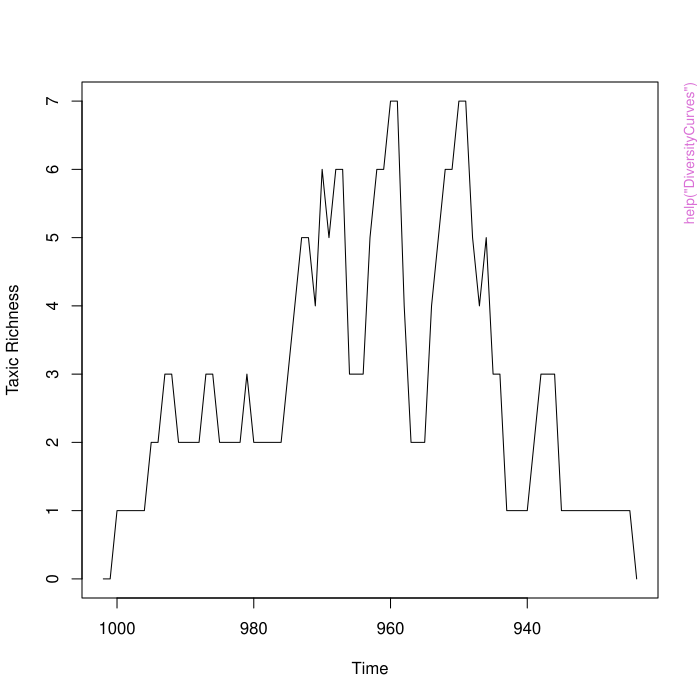

This chart was generated by the following R code:
pkgname <- "paleotree"
source(file.path(R.home("share"), "R", "examples-header.R"))
options(warn = 1)
options(pager = "console")
library('paleotree')

assign(".oldSearch", search(), pos = 'CheckExEnv')
assign(".ExTimings", "paleotree-Ex.timings", pos = 'CheckExEnv')
cat("name\tuser\tsystem\telapsed\n", file=get(".ExTimings", pos = 'CheckExEnv'))
assign(".format_ptime",
function(x) {
  if(!is.na(x[4L])) x[1L] <- x[1L] + x[4L]
  if(!is.na(x[5L])) x[2L] <- x[2L] + x[5L]
  format(x[1L:3L])
},
pos = 'CheckExEnv')

cleanEx()
nameEx("ConvSampEst")
### * ConvSampEst

flush(stderr()); flush(stdout())

assign(".ptime", proc.time(), pos = "CheckExEnv")
### Name: ConvSampEst
### Title: Converting Sampling Estimates
### Aliases: sProb2sRate sRate2sProb pqsRate2sProb qsProb2Comp qsRate2Comp
###   probAnc
### Keywords: univar

### ** Examples

sRate2sProb(r=0.5)
sProb2sRate(R=0.1)
pqsRate2sProb(r=0.5,p=0.1,q=0.1)
qsProb2Comp(R=0.1,q=0.1)
qsRate2Comp(r=0.1,q=0.1)
probAnc(p=0.1,q=0.1,R=0.5)




assign(".dptime", (proc.time() - get(".ptime", pos = "CheckExEnv")), pos = "CheckExEnv")
cat("ConvSampEst", get(".format_ptime", pos = 'CheckExEnv')(get(".dptime", pos = "CheckExEnv")), "\n", file=get(".ExTimings", pos = 'CheckExEnv'), append=TRUE, sep="\t")
cleanEx()
nameEx("DiversityCurves")
### * DiversityCurves

flush(stderr()); flush(stdout())

assign(".ptime", proc.time(), pos = "CheckExEnv")
### Name: DiversityCurves
### Title: Diversity Curves
### Aliases: taxicDivCont taxicDivDisc phyloDiv
### Keywords: datagen

### ** Examples

set.seed(444)
taxa<-simFossilTaxa(p=0.1,q=0.1,nruns=1,mintaxa=20,maxtaxa=30,maxtime=1000,nExtant=0)
#let's see what the 'true' diversity curve looks like in this case
#plot the FADs and LADs with taxicDivCont()
taxicDivCont(taxa[,3:4])
#simulate a fossil record with imperfect sampling with sampleRanges()
rangesCont<-sampleRanges(taxa,r=0.5)
#plot the diversity curve based on the sampled ranges
layout(matrix(1:2,,2))
taxicDivCont(rangesCont)
#Now let's use binTimeData() to bin in intervals of 1 time unit
rangesDisc<-binTimeData(rangesCont,int.length=1)
#plot with taxicDivDisc()
taxicDivDisc(rangesDisc)
#compare to the continuous time diversity curve
#Now let's make a tree using taxa2phylo()
tree<-taxa2phylo(taxa,obs_time=rangesCont[,2])
phyloDiv(tree)

#a simple example with phyloDiv
set.seed(444)
tree<-rtree(100)
phyloDiv(tree)

#a neat example of using phyDiv with timeSliceTree to simulate doing molecular-phylogeny studies of diverification... in the past
set.seed(444)
taxa<-simFossilTaxa(p=0.1,q=0.1,nruns=1,mintaxa=20,maxtaxa=30,maxtime=1000,nExtant=0)
taxicDivCont(taxa[,3:4])
#that's the whole diversity curve
#with timeSliceTree we could look at the lineage accumulation curve we'd get of species sampled at a point in time
tree<-taxa2phylo(taxa)
#use timeSliceTree to make tree of relationships up until time=950 
tree950<-timeSliceTree(tree,sliceTime=950,plot=TRUE,drop.extinct=FALSE)
#use drop.extinct=T to only get the tree of lineages extant at time=950
tree950<-timeSliceTree(tree,sliceTime=950,plot=TRUE,drop.extinct=TRUE)
#now its an ultrametric tree with many fewer tips...
#lets plot the lineage accumulation plot on a log scale
phyloDiv(tree950,plotLogRich=TRUE)




assign(".dptime", (proc.time() - get(".ptime", pos = "CheckExEnv")), pos = "CheckExEnv")
cat("DiversityCurves", get(".format_ptime", pos = 'CheckExEnv')(get(".dptime", pos = "CheckExEnv")), "\n", file=get(".ExTimings", pos = 'CheckExEnv'), append=TRUE, sep="\t")
cleanEx()
nameEx("binTimeData")
### * binTimeData

flush(stderr()); flush(stdout())

assign(".ptime", proc.time(), pos = "CheckExEnv")
### Name: binTimeData
### Title: Bin Temporal Ranges in Discrete Intervals
### Aliases: binTimeData
### Keywords: datagen

### ** Examples

#Simulate some fossil ranges with simFossilTaxa()
set.seed(444)
taxa<-simFossilTaxa(p=0.1,q=0.1,nruns=1,mintaxa=20,maxtaxa=30,maxtime=1000,nExtant=0)
#simulate a fossil record with imperfect sampling with sampleRanges()
rangesCont<-sampleRanges(taxa,r=0.5)
#Now let's use binTimeData() to bin in intervals of 1 time unit
rangesDisc<-binTimeData(rangesCont,int.length=1)
#plot with taxicDivDisc()
taxicDivDisc(rangesDisc)




assign(".dptime", (proc.time() - get(".ptime", pos = "CheckExEnv")), pos = "CheckExEnv")
cat("binTimeData", get(".format_ptime", pos = 'CheckExEnv')(get(".dptime", pos = "CheckExEnv")), "\n", file=get(".ExTimings", pos = 'CheckExEnv'), append=TRUE, sep="\t")
cleanEx()
nameEx("degradeTree")
### * degradeTree

flush(stderr()); flush(stdout())

assign(".ptime", proc.time(), pos = "CheckExEnv")
### Name: degradeTree
### Title: Randomly collapse nodes on a phylogeny
### Aliases: degradeTree
### Keywords: datagen

### ** Examples

set.seed(444)
tree<-rtree(100)
tree1<-degradeTree(tree,0.5)
layout(matrix(1:2,,2))
plot(tree,show.tip.label=FALSE,use.edge.length=FALSE)
plot(tree1,show.tip.label=FALSE,use.edge.length=FALSE)




assign(".dptime", (proc.time() - get(".ptime", pos = "CheckExEnv")), pos = "CheckExEnv")
cat("degradeTree", get(".format_ptime", pos = 'CheckExEnv')(get(".dptime", pos = "CheckExEnv")), "\n", file=get(".ExTimings", pos = 'CheckExEnv'), append=TRUE, sep="\t")
cleanEx()
nameEx("depthRainbow")
### * depthRainbow

flush(stderr()); flush(stdout())

assign(".ptime", proc.time(), pos = "CheckExEnv")
### Name: depthRainbow
### Title: Paint Tree Depth by Color
### Aliases: depthRainbow
### Keywords: hplot

### ** Examples

set.seed(444)
tree<-rtree(1000)
depthRainbow(tree)




assign(".dptime", (proc.time() - get(".ptime", pos = "CheckExEnv")), pos = "CheckExEnv")
cat("depthRainbow", get(".format_ptime", pos = 'CheckExEnv')(get(".dptime", pos = "CheckExEnv")), "\n", file=get(".ExTimings", pos = 'CheckExEnv'), append=TRUE, sep="\t")
cleanEx()
nameEx("dropZLB")
### * dropZLB

flush(stderr()); flush(stdout())

assign(".ptime", proc.time(), pos = "CheckExEnv")
### Name: dropZLB
### Title: Drop Terminal Zero-Length Branches
### Aliases: dropZLB
### Keywords: datagen

### ** Examples

##Simulate some fossil ranges with simFossilTaxa()
set.seed(444)
taxa<-simFossilTaxa(p=0.1,q=0.1,nruns=1,mintaxa=20,maxtaxa=30,maxtime=1000,nExtant=0)
#simulate a fossil record with imperfect sampling with sampleRanges()
rangesCont<-sampleRanges(taxa,r=0.5)
#Now let's make a tree using taxa2phylo()
tree<-taxa2phylo(taxa,obs_time=rangesCont[,2])
layout(matrix(1:2,,2))
plot(ladderize(tree))
plot(ladderize(dropZLB(tree)))
#compare the two trees




assign(".dptime", (proc.time() - get(".ptime", pos = "CheckExEnv")), pos = "CheckExEnv")
cat("dropZLB", get(".format_ptime", pos = 'CheckExEnv')(get(".dptime", pos = "CheckExEnv")), "\n", file=get(".ExTimings", pos = 'CheckExEnv'), append=TRUE, sep="\t")
cleanEx()
nameEx("expandTaxonTree")
### * expandTaxonTree

flush(stderr()); flush(stdout())

assign(".ptime", proc.time(), pos = "CheckExEnv")
### Name: expandTaxonTree
### Title: Extrapolating Lower Taxon Phylogenies from Higher Taxon Trees
### Aliases: expandTaxonTree
### Keywords: datagen

### ** Examples

set.seed(444)
#lets make our hypothetical simulated tree of higher taxa
taxtr<-rtree(10)
taxd<-sample(taxtr$tip.label,30,replace=TRUE)	#taxa to place within higher taxa
names(taxd)<-paste(taxd,"_x",1:30,sep="")
coll<-sample(taxtr$tip.label,3)	#what to collapse?
expandTaxonTree(taxonTree=taxtr,taxaData=taxd,collapse=coll,plot=TRUE)




assign(".dptime", (proc.time() - get(".ptime", pos = "CheckExEnv")), pos = "CheckExEnv")
cat("expandTaxonTree", get(".format_ptime", pos = 'CheckExEnv')(get(".dptime", pos = "CheckExEnv")), "\n", file=get(".ExTimings", pos = 'CheckExEnv'), append=TRUE, sep="\t")
cleanEx()
nameEx("getSampProbDisc")
### * getSampProbDisc

flush(stderr()); flush(stdout())

assign(".ptime", proc.time(), pos = "CheckExEnv")
### Name: getSampProbDisc
### Title: Fit Models of Sampling Probability to Discrete-Interval Taxon
###   Ranges
### Aliases: getSampProbDisc
### Keywords: datagen

### ** Examples

#Simulate some fossil ranges with simFossilTaxa()
set.seed(444)
taxa<-simFossilTaxa(p=0.1,q=0.1,nruns=1,mintaxa=20,maxtaxa=30,maxtime=1000,nExtant=0)
#simulate a fossil record with imperfect sampling with sampleRanges()
rangesCont<-sampleRanges(taxa,r=0.5)
#Now let's use binTimeData() to bin in intervals of 1 time unit
rangesDisc<-binTimeData(rangesCont,int.length=1)
#now, get an estimate of the sampling rate (we set it to 0.5 above)
#we can do something very similar for the discrete time data (can be a bit slow)
SPres1<-getSampProbDisc(rangesDisc)
sProb<-SPres1[[2]][2]
print(sProb)
#note that that's the sampling PROBABILITY per bin, not the instantaneous rate of change
#we want the rate for srcTimePaleoPhy()
#we can use sProb2sRate() to get the rate. We'll need to also tell it the int.length
sRate<-sProb2sRate(sProb,int.length=1)
print(sRate)
#estimates that r=0.3... kind of low... (simulated sampling rate is 0.5)
## Not run: 
##D #Note: for real data, you may need to use an average int.length (no constant length)
##D #this data was simulated under homogenous sampling rates, extinction rates
##D #if we fit a model with random groups and allow for multiple timebins, AIC should be higher (less informative models)
##D randomgroup<-sample(1:2,nrow(rangesDisc[[2]]),replace=TRUE)
##D SPres2<-getSampProbDisc(rangesDisc,grp1=randomgroup)
##D SPres3<-getSampProbDisc(rangesDisc,n_tbins=2)
##D print(c(SPres1$AICc,SPres2$AICc,SPres3$AICc))
##D #and we can see the most simple model has the lowest AICc (most informative model)
## End(Not run)




assign(".dptime", (proc.time() - get(".ptime", pos = "CheckExEnv")), pos = "CheckExEnv")
cat("getSampProbDisc", get(".format_ptime", pos = 'CheckExEnv')(get(".dptime", pos = "CheckExEnv")), "\n", file=get(".ExTimings", pos = 'CheckExEnv'), append=TRUE, sep="\t")
cleanEx()
nameEx("getSampRateCont")
### * getSampRateCont

flush(stderr()); flush(stdout())

assign(".ptime", proc.time(), pos = "CheckExEnv")
### Name: getSampRateCont
### Title: Fit Models of Sampling Rates to Continuous-Time Taxon Ranges
### Aliases: getSampRateCont
### Keywords: datagen

### ** Examples

##Simulate some fossil ranges with simFossilTaxa()
set.seed(444)
taxa<-simFossilTaxa(p=0.1,q=0.1,nruns=1,mintaxa=20,maxtaxa=30,maxtime=1000,nExtant=0)
#simulate a fossil record with imperfect sampling with sampleRanges()
rangesCont<-sampleRanges(taxa,r=0.5)
#now, get an estimate of the sampling rate (we set it to 0.5 above)
(SRres1<-getSampRateCont(rangesCont))
#that's all the results...
sRate<-SRres1$pars[2]
print(sRate)	#estimates that sRate=~0.4 (not too bad...)
#this data was simulated under homogenous sampling rates, extinction rates
#if we fit a model with random groups and allow for multiple timebins, AIC should be higher (less informative)
randomgroup<-sample(1:2,nrow(rangesCont),replace=TRUE)
SRres2<-getSampRateCont(rangesCont,grp1=randomgroup)
SRres3<-getSampRateCont(rangesCont,n_tbins=2)
SRres4<-getSampRateCont(rangesCont,n_tbins=3,grp1=randomgroup)
print(c(SRres1$AICc,SRres2$AICc,SRres3$AICc,SRres4$AICc))
#and we can see the most simple model has the lowest AICc (most informative model)




assign(".dptime", (proc.time() - get(".ptime", pos = "CheckExEnv")), pos = "CheckExEnv")
cat("getSampRateCont", get(".format_ptime", pos = 'CheckExEnv')(get(".dptime", pos = "CheckExEnv")), "\n", file=get(".ExTimings", pos = 'CheckExEnv'), append=TRUE, sep="\t")
cleanEx()
nameEx("multiDiv")
### * multiDiv

flush(stderr()); flush(stdout())

assign(".ptime", proc.time(), pos = "CheckExEnv")
### Name: multiDiv
### Title: Calculating Diversity Curves Across Multiple Datasets
### Aliases: multiDiv plotMultiDiv
### Keywords: datagen

### ** Examples

set.seed(444)
taxa<-simFossilTaxa(p=0.1,q=0.1,nruns=1,mintaxa=20,maxtaxa=30,maxtime=1000,nExtant=0)
rangesCont<-sampleRanges(taxa,r=0.5)
rangesDisc<-binTimeData(rangesCont,int.length=1)
cladogram<-taxa2cladogram(taxa,plot=TRUE)
#using multiDiv with very different data types
ttree<-timePaleoPhy(cladogram,rangesCont,type="basic",add.term=TRUE,plot=FALSE)
multiDiv(list(rangesCont,rangesDisc,ttree),plot=TRUE,output=FALSE)
#using multiDiv with samples of trees
ttrees<-timePaleoPhy(cladogram,rangesCont,type="basic",ntrees=10,add.term=TRUE,plot=FALSE)
multiDiv(ttrees)




assign(".dptime", (proc.time() - get(".ptime", pos = "CheckExEnv")), pos = "CheckExEnv")
cat("multiDiv", get(".format_ptime", pos = 'CheckExEnv')(get(".dptime", pos = "CheckExEnv")), "\n", file=get(".ExTimings", pos = 'CheckExEnv'), append=TRUE, sep="\t")
cleanEx()
nameEx("paleotree-package")
### * paleotree-package

flush(stderr()); flush(stdout())

assign(".ptime", proc.time(), pos = "CheckExEnv")
### Name: paleotree-package
### Title: paleotree: Analyses for Paleontological Phylogenies
### Aliases: paleotree-package paleotree
### Keywords: datagen

### ** Examples

##Simulate some fossil ranges with simFossilTaxa()
##Simulate some fossil ranges with simFossilTaxa()
set.seed(444)
taxa<-simFossilTaxa(p=0.1,q=0.1,nruns=1,mintaxa=20,maxtaxa=30,maxtime=1000,nExtant=0)
#let's see what the 'true' diversity curve looks like in this case
#plot the FADs and LADs with taxicDivCont()
taxicDivCont(taxa[,3:4])

#simulate a fossil record with imperfect sampling with sampleRanges()
rangesCont<-sampleRanges(taxa,r=0.5)
#plot the diversity curve based on the sampled ranges
layout(matrix(1:2,,2))
taxicDivCont(rangesCont)

#Now let's use binTimeData() to bin in intervals of 1 time unit
rangesDisc<-binTimeData(rangesCont,int.length=1)
#plot with taxicDivDisc()
taxicDivDisc(rangesDisc)
#compare to the continuous time diversity curve

#taxa2phylo assumes we know speciation events perfectly... what if we don't?
#first, let's use taxa2cladogram() to get the 'ideal' cladogram of the taxa
cladogram<-taxa2cladogram(taxa,plot=TRUE)
#Now let's try timePaleoPhy() using the continuous range data
ttree<-timePaleoPhy(cladogram,rangesCont,type="basic",plot=TRUE)
#plot diversity curve 
phyloDiv(ttree,drop.ZLB=TRUE)

#that tree lacked the terminal parts of ranges (tips stops at the taxon FADs)
#let's add those terminal ranges back on with add.term
ttree<-timePaleoPhy(cladogram,rangesCont,type="basic",add.term=TRUE,plot=TRUE)
#plot diversity curve 
phyloDiv(ttree)




assign(".dptime", (proc.time() - get(".ptime", pos = "CheckExEnv")), pos = "CheckExEnv")
cat("paleotree-package", get(".format_ptime", pos = 'CheckExEnv')(get(".dptime", pos = "CheckExEnv")), "\n", file=get(".ExTimings", pos = 'CheckExEnv'), append=TRUE, sep="\t")
cleanEx()
nameEx("plotTraitgram")
### * plotTraitgram

flush(stderr()); flush(stdout())

assign(".ptime", proc.time(), pos = "CheckExEnv")
### Name: plotTraitgram
### Title: Plot a Traitgram for Continuous Traits
### Aliases: plotTraitgram
### Keywords: hplot

### ** Examples

require(geiger)
set.seed(444)
tree<-rtree(10)
trait<-rTraitCont(tree)
plotTraitgram(trait,tree)




assign(".dptime", (proc.time() - get(".ptime", pos = "CheckExEnv")), pos = "CheckExEnv")
cat("plotTraitgram", get(".format_ptime", pos = 'CheckExEnv')(get(".dptime", pos = "CheckExEnv")), "\n", file=get(".ExTimings", pos = 'CheckExEnv'), append=TRUE, sep="\t")
cleanEx()
nameEx("sampleRanges")
### * sampleRanges

flush(stderr()); flush(stdout())

assign(".ptime", proc.time(), pos = "CheckExEnv")
### Name: sampleRanges
### Title: Sampling Taxon Ranges
### Aliases: sampleRanges
### Keywords: datagen

### ** Examples

set.seed(444)
taxa<-simFossilTaxa(p=0.1,q=0.1,nruns=1,mintaxa=20,maxtaxa=30,maxtime=1000,nExtant=0)
#let's see what the 'true' diversity curve looks like in this case
#simulate a fossil record with imperfect sampling with sampleRanges()
rangesCont<-sampleRanges(taxa,r=0.5)
#plot the diversity curve based on the sampled ranges
taxicDivCont(rangesCont)




assign(".dptime", (proc.time() - get(".ptime", pos = "CheckExEnv")), pos = "CheckExEnv")
cat("sampleRanges", get(".format_ptime", pos = 'CheckExEnv')(get(".dptime", pos = "CheckExEnv")), "\n", file=get(".ExTimings", pos = 'CheckExEnv'), append=TRUE, sep="\t")
cleanEx()
nameEx("simFossilTaxa")
### * simFossilTaxa

flush(stderr()); flush(stdout())

assign(".ptime", proc.time(), pos = "CheckExEnv")
### Name: simFossilTaxa
### Title: Simulating Taxa in the Fossil Record
### Aliases: simFossilTaxa simFossilTaxa_SRCond
### Keywords: datagen

### ** Examples

set.seed(444)
taxa<-simFossilTaxa(p=0.1,q=0.1,nruns=1,mintaxa=20,maxtaxa=30,maxtime=1000,nExtant=0)
#let's see what the 'true' diversity curve looks like in this case
#plot the FADs and LADs with taxicDivCont
taxicDivCont(taxa[,3:4])

set.seed(444)
avgtaxa=50
r<-0.5
taxa<-simFossilTaxa_SRCond(r=r,p=0.1,q=0.1,nruns=20,avgtaxa=avgtaxa)
#sample and count number of taxa
ranges<-lapply(taxa,sampleRanges,r=r)
ntaxa<-sapply(ranges,function(x) sum(!is.na(x[,1])))
#works okay... some parameter combinations are difficult to get right number of taxa
hist(ntaxa);mean(ntaxa)




assign(".dptime", (proc.time() - get(".ptime", pos = "CheckExEnv")), pos = "CheckExEnv")
cat("simFossilTaxa", get(".format_ptime", pos = 'CheckExEnv')(get(".dptime", pos = "CheckExEnv")), "\n", file=get(".ExTimings", pos = 'CheckExEnv'), append=TRUE, sep="\t")
cleanEx()
nameEx("simPaleoTrees")
### * simPaleoTrees

flush(stderr()); flush(stdout())

assign(".ptime", proc.time(), pos = "CheckExEnv")
### Name: simPaleoTrees
### Title: Simulating Un-Conditioned Trees of Fossil Taxa
### Aliases: simPaleoTrees
### Keywords: datagen

### ** Examples

#simulate trees with no living descendants
trees<-simPaleoTrees(p=0.1,q=0.1,r=0.5,ntrees=2,nExtant=0,modern.samp=TRUE,drop.zlb=TRUE,plot=TRUE)
sapply(trees,Ntip)
#simulate trees with living descendants
trees<-simPaleoTrees(p=0.1,q=0.1,r=0.5,ntrees=2,nExtant=10,modern.samp=TRUE,drop.zlb=TRUE,plot=TRUE)
sapply(trees,Ntip)




assign(".dptime", (proc.time() - get(".ptime", pos = "CheckExEnv")), pos = "CheckExEnv")
cat("simPaleoTrees", get(".format_ptime", pos = 'CheckExEnv')(get(".dptime", pos = "CheckExEnv")), "\n", file=get(".ExTimings", pos = 'CheckExEnv'), append=TRUE, sep="\t")
cleanEx()
nameEx("srcTimescaling")
### * srcTimescaling

flush(stderr()); flush(stdout())

assign(".ptime", proc.time(), pos = "CheckExEnv")
### Name: srcTimescaling
### Title: SampRate-Calibrated Timescaling of Paleo-Phylogenies
### Aliases: srcTimePaleoPhy bin_srcTimePaleoPhy
### Keywords: datagen

### ** Examples

##Simulate some fossil ranges with simFossilTaxa()
set.seed(444)
taxa<-simFossilTaxa(p=0.1,q=0.1,nruns=1,mintaxa=20,maxtaxa=30,maxtime=1000,nExtant=0)
#simulate a fossil record with imperfect sampling with sampleRanges()
rangesCont<-sampleRanges(taxa,r=0.5)
#Now let's use binTimeData() to bin in intervals of 1 time unit
rangesDisc<-binTimeData(rangesCont,int.length=1)
#let's use taxa2cladogram() to get the 'ideal' cladogram of the taxa
cladogram<-taxa2cladogram(taxa,plot=TRUE)
#this library allows one to use SRC type time-scaling methods (Bapst, in prep.)
#to use these, we need an estimate of the sampling rate (we set it to 0.5 above)
SRres<-getSampRateCont(rangesCont)
sRate<-SRres$pars[2]
#now let's try srcTimePaleoPhy(), which timescales using a sampling rate to calibrate
#This can also resolve polytomies based on sampling rates, with some stochastic decisions
ttree<-srcTimePaleoPhy(cladogram,rangesCont,sampRate=sRate,ntrees=1,plot=TRUE)
#notice the warning it gives!
phyloDiv(ttree)

#Again, we would need to set ntrees to a large number to get a fair sample of trees
#can do an example of such an analysis via multDiv
ttrees<-srcTimePaleoPhy(cladogram,rangesCont,sampRate=sRate,ntrees=10,plot=FALSE)
multiDiv(ttrees)

#by default, srcTimePaleoPhy() is allowed to predict indirect ancestor-descendant relationships
#can turn this off by setting anc.wt=0
ttree<-srcTimePaleoPhy(cladogram,rangesCont,sampRate=sRate,ntrees=1,anc.wt=0,plot=TRUE)

#we can do something very similar for the discrete time data (can be a bit slow)
SPres<-getSampProbDisc(rangesDisc)
sProb<-SPres$pars[2]
#but that's the sampling PROBABILITY per bin, not the instantaneous rate of change
#we can use sProb2sRate() to get the rate. We'll need to also tell it the int.length
sRate1<-sProb2sRate(sProb,int.length=1)
#estimates that r=0.3... kind of low (simulated sampling rate is 0.5)
#Note: for real data, you may need to use an average int.length (no constant length)
ttree<-bin_srcTimePaleoPhy(cladogram,rangesDisc,sampRate=sRate1,ntrees=1,plot=TRUE)
phyloDiv(ttree)




assign(".dptime", (proc.time() - get(".ptime", pos = "CheckExEnv")), pos = "CheckExEnv")
cat("srcTimescaling", get(".format_ptime", pos = 'CheckExEnv')(get(".dptime", pos = "CheckExEnv")), "\n", file=get(".ExTimings", pos = 'CheckExEnv'), append=TRUE, sep="\t")
cleanEx()
nameEx("taxa2cladogram")
### * taxa2cladogram

flush(stderr()); flush(stdout())

assign(".ptime", proc.time(), pos = "CheckExEnv")
### Name: taxa2cladogram
### Title: Converting taxon data into cladogram
### Aliases: taxa2cladogram
### Keywords: datagen

### ** Examples

set.seed(444)
taxa<-simFossilTaxa(p=0.1,q=0.1,nruns=1,mintaxa=20,maxtaxa=30,maxtime=1000,nExtant=0)
#let's use taxa2cladogram() to get the 'ideal' cladogram of the taxa
cladogram<-taxa2cladogram(taxa,plot=TRUE)
plot(cladogram)




assign(".dptime", (proc.time() - get(".ptime", pos = "CheckExEnv")), pos = "CheckExEnv")
cat("taxa2cladogram", get(".format_ptime", pos = 'CheckExEnv')(get(".dptime", pos = "CheckExEnv")), "\n", file=get(".ExTimings", pos = 'CheckExEnv'), append=TRUE, sep="\t")
cleanEx()
nameEx("taxa2phylo")
### * taxa2phylo

flush(stderr()); flush(stdout())

assign(".ptime", proc.time(), pos = "CheckExEnv")
### Name: taxa2phylo
### Title: Convert taxon data into Phylogeny
### Aliases: taxa2phylo
### Keywords: datagen

### ** Examples

set.seed(444)
taxa<-simFossilTaxa(p=0.1,q=0.1,nruns=1,mintaxa=20,maxtaxa=30,maxtime=1000,nExtant=0)
#let's use taxa2cladogram() to get the 'ideal' cladogram of the taxa
tree<-taxa2phylo(taxa)
phyloDiv(tree)
#now a phylogeny with tips placed at the apparent time of extinction
rangesCont<-sampleRanges(taxa,r=0.5)
tree<-taxa2phylo(taxa,obs_time=rangesCont[,2])
phyloDiv(tree)




assign(".dptime", (proc.time() - get(".ptime", pos = "CheckExEnv")), pos = "CheckExEnv")
cat("taxa2phylo", get(".format_ptime", pos = 'CheckExEnv')(get(".dptime", pos = "CheckExEnv")), "\n", file=get(".ExTimings", pos = 'CheckExEnv'), append=TRUE, sep="\t")
cleanEx()
nameEx("timePaleoPhy")
### * timePaleoPhy

flush(stderr()); flush(stdout())

assign(".ptime", proc.time(), pos = "CheckExEnv")
### Name: timePaleoPhy
### Title: Timescaling of Paleo-Phylogenies
### Aliases: timePaleoPhy bin_timePaleoPhy
### Keywords: datagen

### ** Examples

#timePaleoPhy
##Simulate some fossil ranges with simFossilTaxa()
set.seed(444)
taxa<-simFossilTaxa(p=0.1,q=0.1,nruns=1,mintaxa=20,maxtaxa=30,maxtime=1000,nExtant=0)
#simulate a fossil record with imperfect sampling with sampleRanges()
rangesCont<-sampleRanges(taxa,r=0.5)
#let's use taxa2cladogram() to get the 'ideal' cladogram of the taxa
cladogram<-taxa2cladogram(taxa,plot=TRUE)
#Now let's try timePaleoPhy() using the continuous range data
ttree<-timePaleoPhy(cladogram,rangesCont,type="basic",plot=TRUE)
#plot diversity curve 
phyloDiv(ttree)

#that tree lacked the terminal parts of ranges (tips stops at the taxon FADs)
#let's add those terminal ranges back on with add.term
ttree<-timePaleoPhy(cladogram,rangesCont,type="basic",add.term=TRUE,plot=TRUE)
#plot diversity curve 
phyloDiv(ttree)

#that tree didn't look very resolved, does it? (The curse of sampled ancestry!)
#if we set ntrees>1, timePaleoPhy() will make multiple time-trees
#each resulting tree will have polytomies randomly resolved in different ways using multi2di()
ttree<-timePaleoPhy(cladogram,rangesCont,type="basic",ntrees=1,randres=TRUE,add.term=TRUE,plot=TRUE)
#notice that the warning it prints!
#now let's plot the first tree (both trees will be identical because we used set.seed)
phyloDiv(ttree)
#we would need to set ntrees to a large number to get a fair sample of trees

#compare different methods of timePaleoPhy
layout(matrix(1:6,3,2));par(mar=c(3,2,1,2))
plot(ladderize(timePaleoPhy(cladogram,rangesCont,type="basic",vartime=NULL,add.term=TRUE)))
	axisPhylo();text(x=50,y=23,"type=basic",adj=c(0,0.5),cex=1.2)
plot(ladderize(timePaleoPhy(cladogram,rangesCont,type="equal",vartime=10,add.term=TRUE)));axisPhylo()
	axisPhylo();text(x=55,y=23,"type=equal",adj=c(0,0.5),cex=1.2)
plot(ladderize(timePaleoPhy(cladogram,rangesCont,type="aba",vartime=1,add.term=TRUE)));axisPhylo()
	axisPhylo();text(x=55,y=23,"type=aba",adj=c(0,0.5),cex=1.2)
plot(ladderize(timePaleoPhy(cladogram,rangesCont,type="zlba",vartime=1,add.term=TRUE)));axisPhylo()
	axisPhylo();text(x=55,y=23,"type=zlba",adj=c(0,0.5),cex=1.2)
plot(ladderize(timePaleoPhy(cladogram,rangesCont,type="mbl",vartime=1,add.term=TRUE)));axisPhylo()
	axisPhylo();text(x=55,y=23,"type=mbl",adj=c(0,0.5),cex=1.2)

#Using bin_timePaleoPhy to timescale with discrete interval data
#first let's use binTimeData() to bin in intervals of 1 time unit
rangesDisc<-binTimeData(rangesCont,int.length=1)
ttree<-bin_timePaleoPhy(cladogram,rangesDisc,type="basic",ntrees=1,randres=TRUE,add.term=TRUE,plot=TRUE)
#notice that the warning it prints!
phyloDiv(ttree)




assign(".dptime", (proc.time() - get(".ptime", pos = "CheckExEnv")), pos = "CheckExEnv")
cat("timePaleoPhy", get(".format_ptime", pos = 'CheckExEnv')(get(".dptime", pos = "CheckExEnv")), "\n", file=get(".ExTimings", pos = 'CheckExEnv'), append=TRUE, sep="\t")
graphics::par(get("par.postscript", pos = 'CheckExEnv'))
cleanEx()
nameEx("timeSliceTree")
### * timeSliceTree

flush(stderr()); flush(stdout())

assign(".ptime", proc.time(), pos = "CheckExEnv")
### Name: timeSliceTree
### Title: Taking a Timeslice of a Tree
### Aliases: timeSliceTree
### Keywords: datagen

### ** Examples

set.seed(444)
taxa<-simFossilTaxa(p=0.1,q=0.1,nruns=1,mintaxa=20,maxtaxa=30,maxtime=1000,nExtant=0)
taxicDivCont(taxa[,3:4])
#that's the whole diversity curve
#with timeSliceTree we could look at the lineage accumulation curve we'd get of species sampled at a point in time
tree<-taxa2phylo(taxa)
#use timeSliceTree to make tree of relationships up until time=950 
tree950<-timeSliceTree(tree,sliceTime=950,plot=TRUE,drop.extinct=FALSE)
#use drop.extinct=T to only get the tree of lineages extant at time=950
tree950<-timeSliceTree(tree,sliceTime=950,plot=TRUE,drop.extinct=TRUE)
#now its an ultrametric tree with many fewer tips...
#lets plot the lineage accumulation plot on a log scale
phyloDiv(tree950,plotLogRich=TRUE)




assign(".dptime", (proc.time() - get(".ptime", pos = "CheckExEnv")), pos = "CheckExEnv")
cat("timeSliceTree", get(".format_ptime", pos = 'CheckExEnv')(get(".dptime", pos = "CheckExEnv")), "\n", file=get(".ExTimings", pos = 'CheckExEnv'), append=TRUE, sep="\t")
cleanEx()
nameEx("unitLengthTree")
### * unitLengthTree

flush(stderr()); flush(stdout())

assign(".ptime", proc.time(), pos = "CheckExEnv")
### Name: unitLengthTree
### Title: Scale Tree to Unit-Length
### Aliases: unitLengthTree
### Keywords: datagen

### ** Examples

set.seed(444)
tree<-rtree(10)
layout(matrix(1:2,,2))
plot(tree);plot(unitLengthTree(tree))




assign(".dptime", (proc.time() - get(".ptime", pos = "CheckExEnv")), pos = "CheckExEnv")
cat("unitLengthTree", get(".format_ptime", pos = 'CheckExEnv')(get(".dptime", pos = "CheckExEnv")), "\n", file=get(".ExTimings", pos = 'CheckExEnv'), append=TRUE, sep="\t")
### * <FOOTER>
###
cat("Time elapsed: ", proc.time() - get("ptime", pos = 'CheckExEnv'),"\n")
grDevices::dev.off()
###
### Local variables: ***
### mode: outline-minor ***
### outline-regexp: "\\(> \\)?### [*]+" ***
### End: ***
quit('no')
